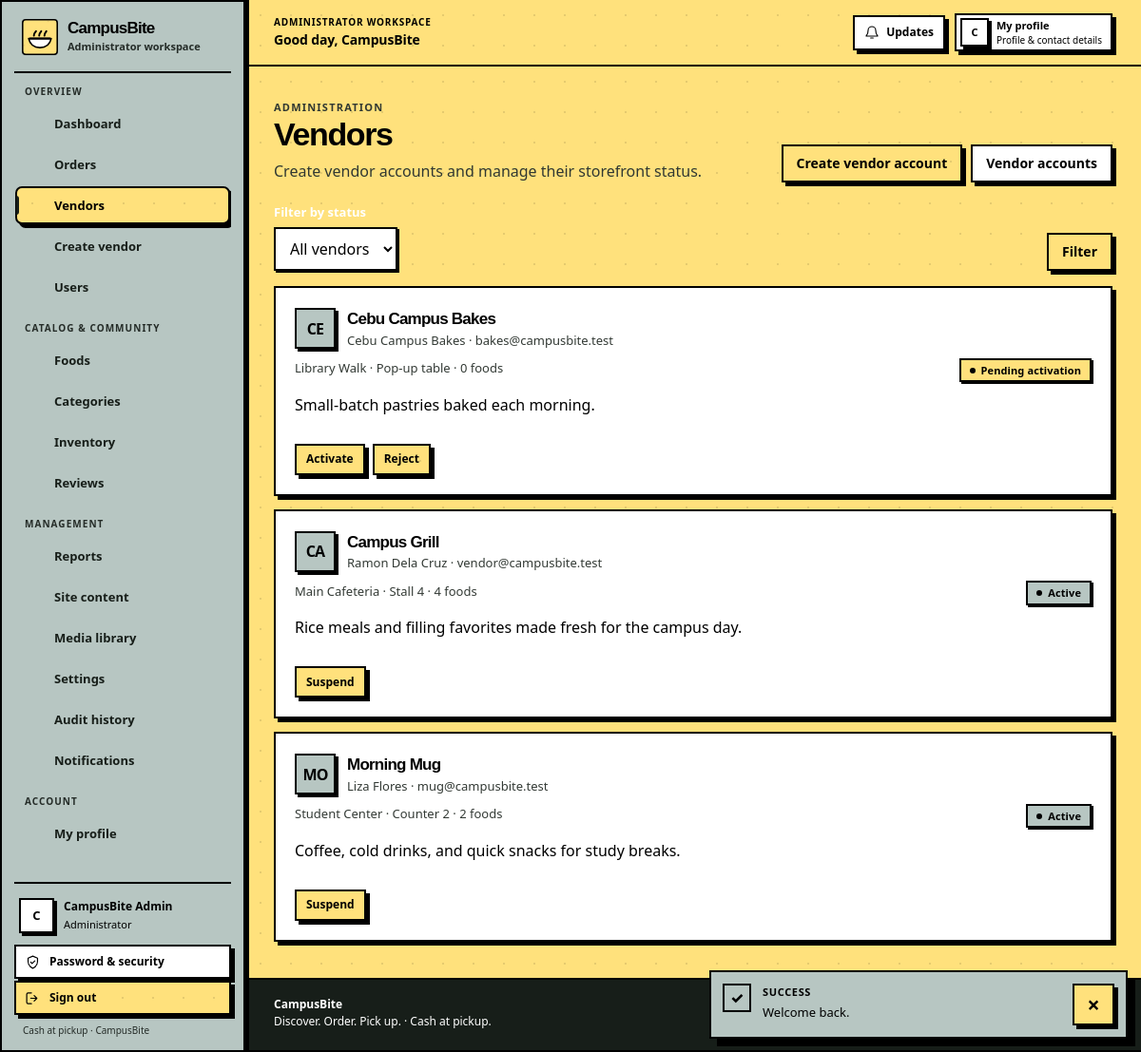
Page /index.php?r=admin.vendors (signed in) on the committed database.
### tables this page shows
CREATE TABLE IF NOT EXISTS system_settings (
  setting_key VARCHAR(100) NOT NULL,
  setting_value TEXT NOT NULL,
  updated_by INT UNSIGNED NULL,
  updated_at DATETIME NOT NULL DEFAULT CURRENT_TIMESTAMP ON UPDATE CURRENT_TIMESTAMP,
  PRIMARY KEY (setting_key),
  CONSTRAINT fk_settings_updater FOREIGN KEY (updated_by) REFERENCES users(id) ON DELETE SET NULL
);

CREATE TABLE IF NOT EXISTS users (
  id INT UNSIGNED NOT NULL AUTO_INCREMENT,
  role_id TINYINT UNSIGNED NOT NULL,
  full_name VARCHAR(120) NOT NULL,
  email VARCHAR(190) NOT NULL,
  password_hash VARCHAR(255) NOT NULL,
  phone VARCHAR(30) NULL,
  status ENUM('PENDING','ACTIVE','SUSPENDED') NOT NULL DEFAULT 'ACTIVE',
  last_login_at DATETIME NULL,
  created_at DATETIME NOT NULL DEFAULT CURRENT_TIMESTAMP,
  updated_at DATETIME NOT NULL DEFAULT CURRENT_TIMESTAMP ON UPDATE CURRENT_TIMESTAMP,
  PRIMARY KEY (id),
  UNIQUE KEY uq_users_email (email),
  KEY idx_users_role_status (role_id, status),
  CONSTRAINT fk_users_role FOREIGN KEY (role_id) REFERENCES roles(id) ON DELETE RESTRICT
);

CREATE TABLE IF NOT EXISTS roles (
  id TINYINT UNSIGNED NOT NULL AUTO_INCREMENT,
  name VARCHAR(30) NOT NULL,
  display_name VARCHAR(60) NOT NULL,
  PRIMARY KEY (id),
  UNIQUE KEY uq_roles_name (name)
);

CREATE TABLE IF NOT EXISTS vendors (
  id INT UNSIGNED NOT NULL AUTO_INCREMENT,
  user_id INT UNSIGNED NOT NULL,
  name VARCHAR(120) NOT NULL,
  slug VARCHAR(150) NOT NULL,
  description TEXT NULL,
  pickup_location VARCHAR(180) NOT NULL,
  stall_label VARCHAR(80) NULL,
  prep_minutes SMALLINT UNSIGNED NOT NULL DEFAULT 15,
  logo_media_id BIGINT UNSIGNED NULL,
  status ENUM('PENDING','ACTIVE','REJECTED','SUSPENDED') NOT NULL DEFAULT 'PENDING',
  approved_at DATETIME NULL,
  approved_by INT UNSIGNED NULL,
  created_at DATETIME NOT NULL DEFAULT CURRENT_TIMESTAMP,
  updated_at DATETIME NOT NULL DEFAULT CURRENT_TIMESTAMP ON UPDATE CURRENT_TIMESTAMP,
  PRIMARY KEY (id),
  UNIQUE KEY uq_vendors_user (user_id),
  UNIQUE KEY uq_vendors_slug (slug),
  KEY idx_vendors_status (status),
  CONSTRAINT fk_vendors_user FOREIGN KEY (user_id) REFERENCES users(id) ON DELETE RESTRICT,
  CONSTRAINT fk_vendors_logo FOREIGN KEY (logo_media_id) REFERENCES media(id) ON DELETE SET NULL,
  CONSTRAINT fk_vendors_approver FOREIGN KEY (approved_by) REFERENCES users(id) ON DELETE SET NULL
);

### views/admin/vendors.php (the view, shortened to what the rows shown need)
<div class="page-heading"><div><h1>Vendors</h1></div></div>
<?php if ($vendors): ?><div class="stack">
  <?php foreach ($vendors as $vendor): ?><article class="panel"><div class="spread"><div><div class="row"><span class="vendor-mark" aria-hidden="true"><?= h(mb_strtoupper(mb_substr($vendor['name'],0,2,'UTF-8'),'UTF-8')) ?></span><div><h2 class="panel-title" style="margin:0"><?= h($vendor['name']) ?></h2><div class="muted small"><?= h($vendor['owner_name']) ?> · <?= h($vendor['email']) ?><?= $vendor['owner_status'] !== 'ACTIVE' ? ' · account ' . h(strtolower($vendor['owner_status'])) : '' ?></div></div></div><p class="muted small" style="margin:10px 0 0"><?= h($vendor['pickup_location']) ?><?= $vendor['stall_label']?' · '.h($vendor['stall_label']):'' ?> · <?= (int) $vendor['food_count'] ?> foods</p><?php if ($vendor['description']): ?><p><?= h($vendor['description']) ?></p><?php endif; ?></div><div><?php $status=$vendor['status']; $badgeLabel=$status==='PENDING'?'Pending activation':status_label($status); require APP_ROOT . '/views/components/status-badge.php'; ?></div></div>
    <div class="row-wrap vendor-actions">
      <?php if ($vendor['status'] !== 'ACTIVE' && $vendor['owner_status'] !== 'ACTIVE'): ?><span class="muted small">Activate owner account before reopening</span><?php elseif ($vendor['status'] !== 'ACTIVE'): $activateLabel = 'Activate'; ?><form method="post" action="<?= h(app_url('admin.vendor.action')) ?>" data-confirm="<?= h($activateLabel) ?> <?= h($vendor['name']) ?>?" class="inline-form"><?= csrf_field() ?><input type="hidden" name="id" value="<?= (int) $vendor['id'] ?>"><input type="hidden" name="action" value="ACTIVATE"><button class="button button-small" type="submit"><?= h($activateLabel) ?></button></form><?php endif; ?>
      <?php if ($vendor['status'] === 'PENDING'): ?><form method="post" action="<?= h(app_url('admin.vendor.action')) ?>" data-confirm="Reject this pending storefront?" class="inline-form"><button class="button button-secondary button-small" type="submit">Reject</button></form><?php endif; ?>
      <?php if ($vendor['status'] === 'ACTIVE'): ?><form method="post" action="<?= h(app_url('admin.vendor.action')) ?>" data-confirm="Suspend <?= h($vendor['name']) ?>? Students will not be able to order from this vendor." class="inline-form"><?= csrf_field() ?><input type="hidden" name="id" value="<?= (int) $vendor['id'] ?>"><input type="hidden" name="action" value="SUSPEND"><button class="button button-danger button-small" type="submit">Suspend</button></form><?php endif; ?>
    </div>
  </article><?php endforeach; ?>
</div><?php else: ?><div class="empty-state"><h2>No vendors in this view</h2><p>Vendor accounts you create and their storefronts appear here.</p></div><?php endif; ?>

### views/layouts/header.php (shortened to what the rows shown need)
<?php
$user = current_user();
$currentRoute = (string) ($_GET['r'] ?? 'home');
$vendorContext = $user && $user['role'] === 'VENDOR' ? current_vendor() : null;
$unreadCount = 0;
if ($user) {
    try {
        $notificationState = db_one('SELECT COALESCE(SUM(read_at IS NULL),0) AS unread_count, COALESCE(MAX(id),0) AS latest_id FROM notifications WHERE user_id=?', 'i', [(int) $user['id']]);
        $unreadCount = (int) ($notificationState['unread_count'] ?? 0);
    } catch (Throwable $e) { $unreadCount = 0; $cartCount = 0; $notificationCursor = 0; }
}
$workspaceMode = $user && in_array($user['role'], ['STUDENT', 'VENDOR', 'ADMIN'], true);
$bodyClasses = $workspaceMode ? 'workspace-body' . ($user['role'] === 'STUDENT' ? ' student-workspace-body' : '') : '';
$workspaceRoleLabel = match ($user['role'] ?? '') {
    'ADMIN' => 'Administrator',
    'VENDOR' => 'Vendor',
    'STUDENT' => 'Student',
    default => 'Account',
};
$userName = trim((string) ($user['full_name'] ?? ''));
$userFirstName = $userName !== '' ? (explode(' ', $userName)[0] ?? $userName) : 'there';
$userInitial = strtoupper(mb_substr($userFirstName, 0, 1, 'UTF-8'));
$profileImageUrl = $user && !empty($user['profile_media_id']) ? app_url('media.view', ['id' => (int) $user['profile_media_id']]) : null;
$workspaceNavGroups = [];
if (!$workspaceMode) {
    $nav = [['foods','Foods'],['vendors','Vendors'],['content&page=help','How it works']];
} else {
    $workspaceNavGroups = [
        ['label' => 'Overview', 'items' => [
            ['route' => 'admin.dashboard', 'label' => 'Dashboard', 'icon' => 'grid'],
            ['route' => 'admin.orders', 'label' => 'Orders', 'icon' => 'receipt', 'active' => ['admin.orders', 'admin.order.status']],
            ['route' => 'admin.vendors', 'label' => 'Vendors', 'icon' => 'store', 'active' => ['admin.vendors', 'admin.vendor.action']],
            ['route' => 'admin.vendor.create', 'label' => 'Create vendor', 'icon' => 'person'],
            ['route' => 'admin.users', 'label' => 'Users', 'icon' => 'people', 'active' => ['admin.users', 'admin.user.status']],
        ]],
        ['label' => 'Catalog & community', 'items' => [
            ['route' => 'admin.foods', 'label' => 'Foods', 'icon' => 'food', 'active' => ['admin.foods', 'admin.food.toggle', 'admin.food.feature']],
            ['route' => 'admin.categories', 'label' => 'Categories', 'icon' => 'layers', 'active' => ['admin.categories', 'admin.category.save', 'admin.category.toggle']],
            ['route' => 'admin.inventory', 'label' => 'Inventory', 'icon' => 'box'],
            ['route' => 'admin.reviews', 'label' => 'Reviews', 'icon' => 'star', 'active' => ['admin.reviews', 'admin.review.status']],
        ]],
        ['label' => 'Management', 'items' => [
            ['route' => 'admin.reports', 'label' => 'Reports', 'icon' => 'chart'],
            ['route' => 'admin.cms', 'label' => 'Site content', 'icon' => 'file', 'active' => ['admin.cms', 'admin.cms.save']],
            ['route' => 'admin.media', 'label' => 'Media library', 'icon' => 'image', 'active' => ['admin.media', 'admin.media.upload', 'admin.media.delete']],
            ['route' => 'admin.settings', 'label' => 'Settings', 'icon' => 'settings', 'active' => ['admin.settings', 'admin.settings.save']],
            ['route' => 'admin.audit', 'label' => 'Audit history', 'icon' => 'clock'],
            ['route' => 'notifications', 'label' => 'Notifications', 'icon' => 'bell', 'badge' => $unreadCount, 'badge_label' => 'unread notifications'],
        ]],
        ['label' => 'Account', 'items' => [
            ['route' => 'profile', 'label' => 'My profile', 'icon' => 'person', 'active' => ['profile', 'profile.save']],
        ]],
    ];
}
?>
<!doctype html>
<html lang="en">
<head>
  <title><?= h(($title ?? 'Discover campus food') . ' · ' . site_name()) ?></title>
  <link rel="stylesheet" href="https://api.fontshare.com/v2/css?f[]=cabinet-grotesk@400,500,700,800&amp;display=swap">
  <link rel="stylesheet" href="https://api.fontshare.com/v2/css?f[]=satoshi@400,500,700&amp;display=swap">
  <link rel="stylesheet" href="<?= h(APP_BASE) ?>/assets/css/app.css">
</head>
<body<?= $bodyClasses !== '' ? ' class="' . h($bodyClasses) . '"' : '' ?>>
<?php if ($workspaceMode): ?>
<div class="workspace-shell" data-workspace-layout>
  <?php require APP_ROOT . '/views/layouts/sidebar.php'; ?>
  <div class="workspace-main">
    <header class="workspace-topbar">
      <div class="workspace-topbar-leading">
        <div class="workspace-greeting">
          <span class="workspace-topbar-kicker"><?= h($workspaceRoleLabel) ?> workspace</span>
          <strong>Good day, <?= h($userFirstName) ?></strong>
        </div>
      </div>
      <div class="workspace-topbar-actions">
        <a class="workspace-updates" href="<?= h(app_url('notifications')) ?>" aria-label="Notifications<?= $unreadCount ? ', ' . (int) $unreadCount . ' unread' : '' ?>" data-live-unread-link data-live-label="Notifications" data-live-badge-class="workspace-topbar-badge">
          <svg viewBox="0 0 24 24" aria-hidden="true" focusable="false"><path d="M18 9a6 6 0 0 0-12 0c0 7-3 7-3 9h18c0-2-3-2-3-9M10 21h4"/></svg>
          <span>Updates</span><?php if ($unreadCount): ?><span class="workspace-topbar-badge" data-live-unread-badge aria-hidden="true"><?= (int) $unreadCount ?></span><?php endif; ?>
        </a>
        <a class="workspace-topbar-account" href="<?= h(app_url('profile')) ?>" aria-label="My profile">
          <span class="workspace-avatar workspace-avatar-small" aria-hidden="true"><?php if ($profileImageUrl): ?><img src="<?= h($profileImageUrl) ?>" alt=""><?php else: ?><?= h($userInitial) ?><?php endif; ?></span>
          <span class="workspace-topbar-account-label">My profile<small>Profile &amp; contact details</small></span>
        </a>
      </div>
    </header>
    <main class="site-main workspace-site-main" id="main-content">
      <div class="workspace-content">
<?php endif; ?>

### views/layouts/sidebar.php (shortened to what the rows shown need)
<aside class="workspace-sidebar" id="workspace-sidebar" aria-label="CampusBite workspace">
  <div class="workspace-sidebar-brand">
    <a class="workspace-brand" href="<?= h(app_url($user['role'] === 'ADMIN' ? 'admin.dashboard' : ($user['role'] === 'VENDOR' ? 'vendor.dashboard' : 'home'))) ?>" aria-label="<?= h(site_name()) ?> workspace home">
      <img src="<?= h(APP_BASE) ?>/assets/icons/campusbite.svg" width="38" height="38" alt="">
      <span class="workspace-brand-copy"><strong><?= h(site_name()) ?></strong><small><?= h($workspaceRoleLabel) ?> workspace</small></span>
    </a>
  </div>
  <nav class="workspace-navigation" aria-label="Workspace navigation">
    <?php foreach ($workspaceNavGroups as $group): ?>
      <div class="workspace-nav-group">
        <p class="workspace-nav-label"><?= h($group['label']) ?></p>
        <ul>
          <?php foreach ($group['items'] as $item):
            $activeRoutes = $item['active'] ?? [$item['route']];
            $isCurrent = in_array($currentRoute, $activeRoutes, true);
            $badgeCount = (int) ($item['badge'] ?? 0);
          ?>
            <li>
              <a class="workspace-nav-link<?= $isCurrent ? ' is-current' : '' ?>" href="<?= h(app_url($item['route'])) ?>"<?php if ($item['route'] === 'notifications'): ?> data-live-unread-link data-live-label="Notifications" data-live-badge-class="workspace-nav-badge" aria-label="Notifications<?= $badgeCount ? ', ' . $badgeCount . ' unread' : '' ?>"<?php endif; ?><?= $isCurrent ? ' aria-current="page"' : '' ?>>
                <svg class="workspace-nav-icon" viewBox="0 0 24 24" aria-hidden="true" focusable="false"><g fill="none" stroke="currentColor" stroke-width="1.7" stroke-linecap="round" stroke-linejoin="round"><?= $workspaceIcons[$item['icon']] ?? $workspaceIcons['grid'] ?></g></svg>
                <span class="workspace-nav-text"><?= h($item['label']) ?></span>
              </a>
            </li>
          <?php endforeach; ?>
        </ul>
      </div>
    <?php endforeach; ?>
  </nav>
  <div class="workspace-sidebar-footer">
    <div class="workspace-sidebar-user">
      <span class="workspace-avatar" aria-hidden="true"><?php if ($profileImageUrl): ?><img src="<?= h($profileImageUrl) ?>" alt=""><?php else: ?><?= h($userInitial) ?><?php endif; ?></span>
      <span class="workspace-sidebar-user-copy"><strong><?= h($userName ?: 'CampusBite user') ?></strong><small><?= h($workspaceRoleLabel) ?></small></span>
    </div>
    <a class="workspace-sidebar-security" href="<?= h(app_url('account.password')) ?>">
      <svg viewBox="0 0 24 24" aria-hidden="true" focusable="false"><path d="M12 3 19 6v5c0 4.6-2.9 8-7 10-4.1-2-7-5.4-7-10V6l7-3Z"/><path d="m9 12 2 2 4-4"/></svg>
      <span>Password &amp; security</span>
    </a>
    <form class="workspace-signout-form" method="post" action="<?= h(app_url('auth.logout')) ?>">
      <button class="workspace-signout" type="submit">
        <svg viewBox="0 0 24 24" aria-hidden="true" focusable="false"><path d="M10 4H5a2 2 0 0 0-2 2v12a2 2 0 0 0 2 2h5M14 16l4-4-4-4M18 12H9"/></svg>
        <span>Sign out</span>
      </button>
    </form>
    <p class="workspace-sidebar-footnote">Cash at pickup · CampusBite</p>
  </div>
</aside>

### views/components/status-badge.php (shortened to what the rows shown need)
<?php
$badgeStatus = strtoupper((string) ($status ?? ''));
$badgeClass = match ($badgeStatus) {
    'COMPLETED', 'ACTIVE', 'PAID', 'RESTOCK', 'PURCHASE', 'PUBLISHED' => 'status-completed',
    'PENDING', 'UNPAID', 'PREPARING', 'OPEN', 'WASTE' => 'status-pending',
    'CONFIRMED', 'READY', 'RESOLVED' => 'status-ready',
    'CANCELLED', 'REJECTED', 'NO_SHOW', 'SUSPENDED', 'HIDDEN', 'DISMISSED' => 'status-cancelled',
    default => 'status-neutral',
};
$badgeText = $badgeLabel ?? status_label($badgeStatus);
?>
<span class="badge <?= h($badgeClass) ?>"><?= h($badgeText) ?></span>

### views/layouts/footer.php (shortened to what the rows shown need)
      </div>
    </main>
    <footer class="site-footer<?= $workspaceMode ? ' workspace-footer' : '' ?>">
      <div class="container footer-inner">
        <div><strong><?= h(site_name()) ?></strong><br><span>Discover. Order. Pick up. · Cash at pickup.</span></div>
      </div>
    </footer>
<?php if ($workspaceMode): ?>
  </div>
</div>
<?php endif; ?>
</body>
</html>

### rows in the picture
system_settings: setting_value "CampusBite"
users: role.name "Administrator", full_name "C", full_name "CampusBite Admin", role.name "ADMINISTRATOR", full_name "CampusBite"
vendors: name "CE", name "Cebu Campus Bakes", user.full_name "Cebu Campus Bakes", user.email "bakes@campusbite.test", pickup_location "Library Walk", stall_label "Pop-up table", food_count "0", description "Small-batch pastries baked each morning.", status "Pending activation", status.status "Activate"
vendors: name "CA", name "Campus Grill", user.full_name "Ramon Dela Cruz", user.email "vendor@campusbite.test", pickup_location "Main Cafeteria", stall_label "Stall 4", food_count "4", description "Rice meals and filling favorites made fresh for the campus day.", status "Active"
vendors: name "MO", name "Morning Mug", user.full_name "Liza Flores", user.email "mug@campusbite.test", pickup_location "Student Center", stall_label "Counter 2", food_count "2", description "Coffee, cold drinks, and quick snacks for study breaks.", status "Active"

### other values in the picture
$group['label'] "OVERVIEW"
$item['label'] "Dashboard"
$item['label'] "Orders"
$item['label'] "Vendors"
$item['label'] "Create vendor"
$item['label'] "Users"
$group['label'] "CATALOG & COMMUNITY"
$item['label'] "Foods"
$item['label'] "Categories"
$item['label'] "Inventory"
$item['label'] "Reviews"
$group['label'] "MANAGEMENT"
$item['label'] "Reports"
$item['label'] "Site content"
$item['label'] "Media library"
